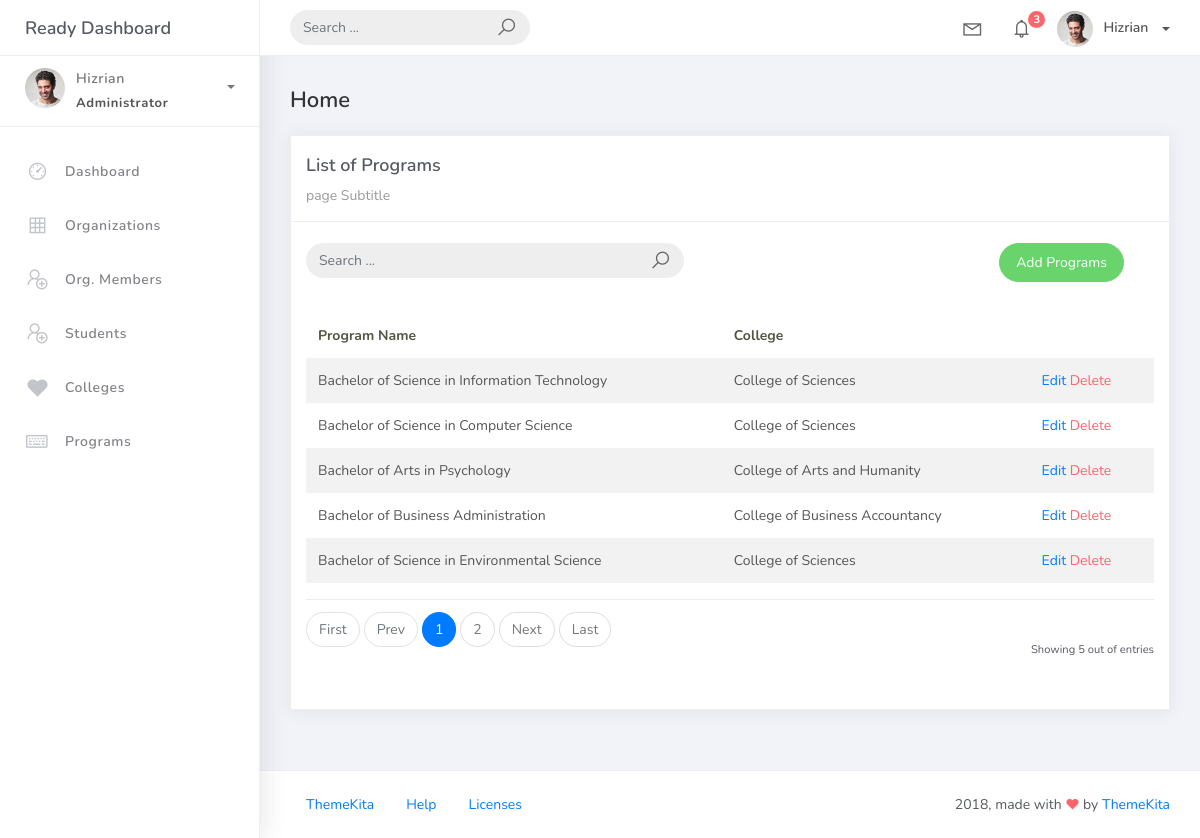
The page /program_list on the database its author committed.
### studentorg/models.py (models this page shows, shortened)
class BaseModel(models.Model):
    created_at = models.DateTimeField(auto_now_add=True, db_index=True)
    updated_at = models.DateTimeField(auto_now=True)
    class Meta:
        abstract = True

class Program(BaseModel):
    prog_name = models.CharField(max_length=150)
    college = models.ForeignKey(College, on_delete=models.CASCADE)

class College(BaseModel):
    college_name = models.CharField(max_length=150)
    def __str__(self):
        return self.college_name

### studentorg/views.py (the view)
# urls.py: path('program_list', ProgramList.as_view(), name='program-list'),
class ProgramList(ListView):
    model = Program
    context_object_name = 'program'
    template_name = "program_list.html"
    paginate_by = 5

### templates/program_list.html
{% extends 'base.html' %}
{% load static %}
{% block content %}
<div class="content">
  <div class="container-fluid">
    <h4 class="page-title">Home</h4>
    <div class="row">
      <div class="col-md-12">
        <div class="card">
          <div class="card-header">
            <div class="card-title">List of Programs</div>
          <div class="card-category">page Subtitle</div>
            </div>
            <br />
            <div class="col-md-12 row">
                <div class="col-md-6">
                    <form class="navbar-left navbar-form nav-search mr-md-3" action="">
                        <div class="input-group">
                            <input type="text" placeholder="Search ..." class="form-control" />
                            <div class="input-group-append">
                                <span class="input-group-text">
                                    <i class="la la-search search-icon"></i>
                                </span>
                            </div>
                        </div>
                    </form>
                </div>
                <div class="col-md-6">
                    <div class="pull-right">
                        <a href="{% url 'program-add' %}" class="btn btn-success btn-rounded">Add Programs</a>
                    </div>
                </div>
            </div>
          <div class="card-body">
            <table class="table table-striped mt-3">
              <thead>
                <tr>
                  <th scope="col">Program Name</th>
                  <th scope="col">College</th>
                </tr>
              </thead>
              <tbody>
                {% for object in object_list %}
                  <tr>
                    <td>{{ object.prog_name }}</td>
                    <td>{{ object.college }}</td>
                    <td>
                        <a href="orgmember_list/{{ object.id }}">Edit</a>
                        <a href="orgmember_list/{{ object.id }}/delete" class="text-danger">Delete</a>
                    </td>
                    </tr>
                    {% empty %}
                    <tr>
                     <td colspan="4" style="text-align: center">
                        <p class="text-sm font-weight-bold mb-0">No Records Found</p>
                    </td>
                  </tr>
                {% endfor %}
              </tbody>
            </table>
            {% include 'includes/pagination.html' %}
          </div>
        </div>
      </div>
    </div>
  </div>
</div>
{% endblock %}

### rows shown on the page
Program: prog_name "Bachelor of Science in Information Technology", college "College of Sciences"
Program: prog_name "Bachelor of Science in Computer Science", college "College of Sciences"
Program: prog_name "Bachelor of Arts in Psychology", college "College of Arts and Humanity"
Program: prog_name "Bachelor of Business Administration", college "College of Business Accountancy"
Program: prog_name "Bachelor of Science in Environmental Science", college "College of Sciences"

### other values the page prints
{{ page_num }} "1"
{{ page_num }} "2"
{{ object_list.count }} "5"
